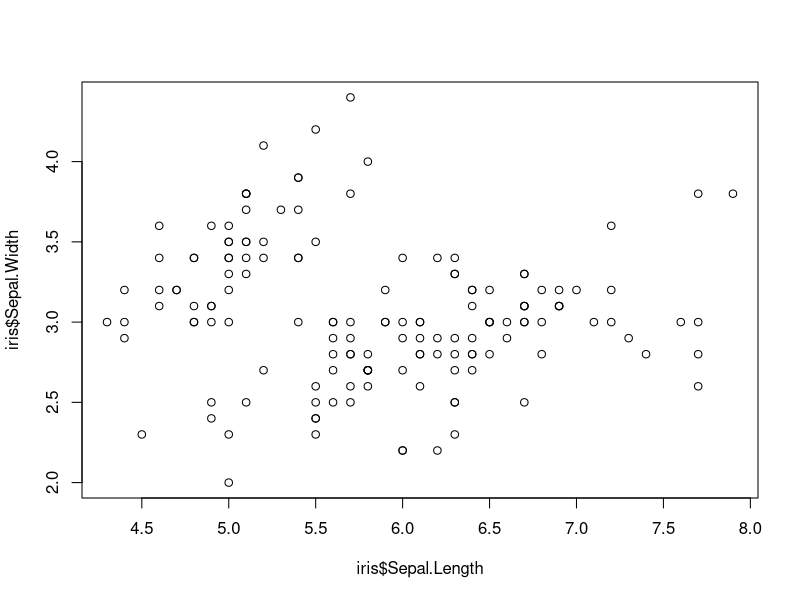
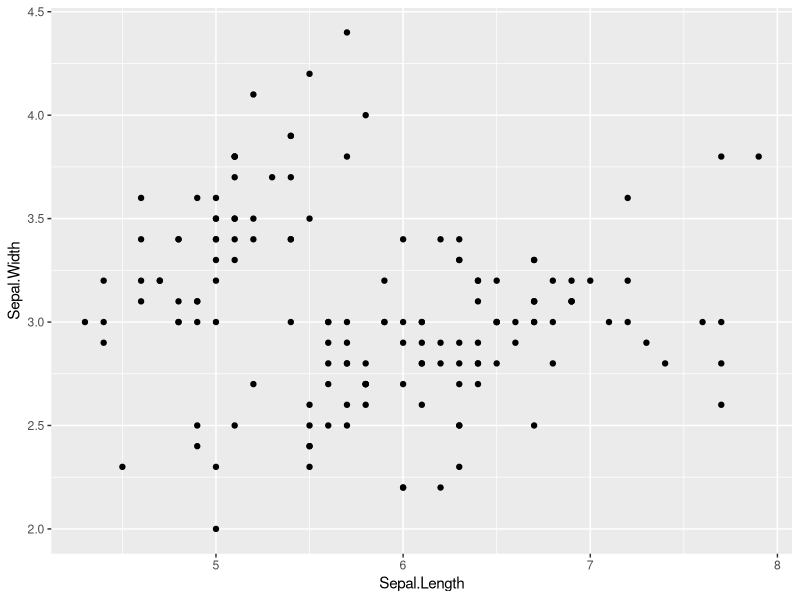
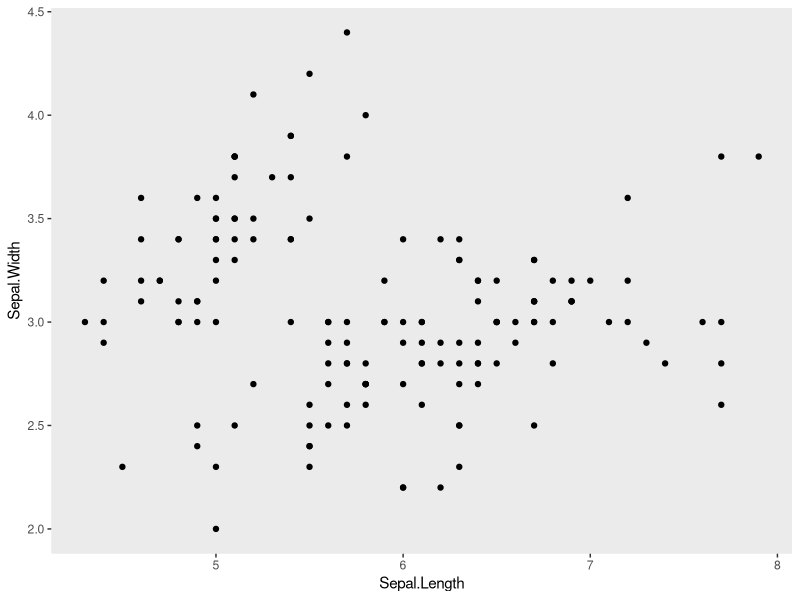
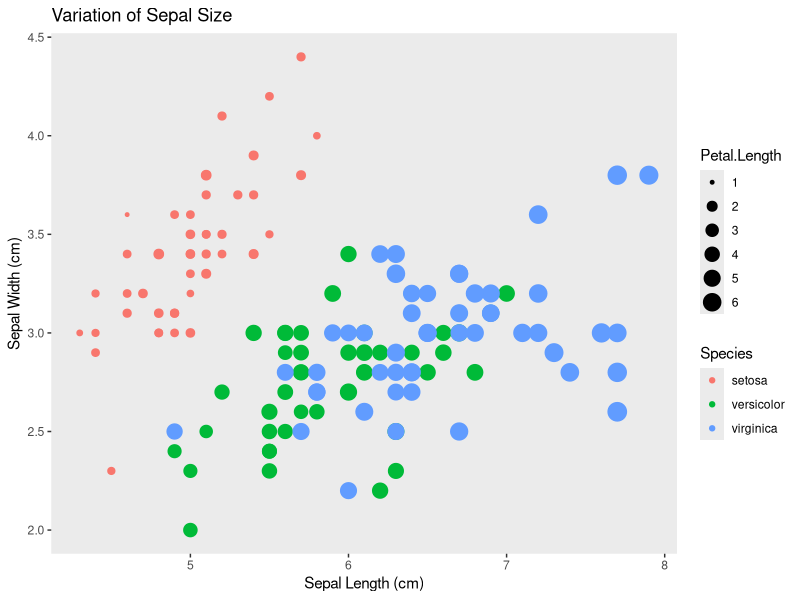

The R script that drew these images, in order:
#use built in iris dataset
head(iris)
#load in some tidyverse packages
library(dplyr)
library(ggplot2)

#####################################
##### Part 1: for loops         #####
#####################################

#Using only data for iris versicolor
#write a for loop
#that produces a regression table
#for each of the following relationships
#1. iris  sepal length x width
#2. iris  petal length x width
#3. iris sepal length x petal length

# hint: consider using a list, and also new vectors for regression variables

# filtering out the iris dataset to include only versicolor
iris.versi <- iris[iris$Species == "versicolor",]

# making dataframes of the columns to be used in regression
vars_dep<- data.frame(iris.versi$Sepal.Length, iris.versi$Petal.Length, iris.versi$Sepal.Length)
colnames(vars_dep) <- c("Sepal.Length", "Petal.Length", "Sepal.Length")
vars_indep <- data.frame(iris.versi$Sepal.Width, iris.versi$Petal.Width, iris.versi$Petal.Length)
colnames(vars_indep) <- c("Sepal.Width", "Petal.Width", "Petal.Length")
# creating a list to store the regression tables
reg_table_list <- list(0)

for (i in 1:3){
  reg_table_list[[i]] <- lm(vars_dep[,i]~vars_indep[,i])
}

#####################################
##### Part 2: data in dplyr     #####
#####################################

#use dplyr to join data of maximum height
#to a new iris data frame
height <- data.frame(Species = c("virginica","setosa","versicolor"),
                     Height.cm = c(60,100,11.8))
iris_new <- full_join(iris, height)

#####################################
##### Part 3: plots in ggplot2  #####
#####################################

#look at base R scatter plot
plot(iris$Sepal.Length,iris$Sepal.Width)

#3a. now make the same plot in ggplot
ggplot(iris, aes(x=Sepal.Length, y=Sepal.Width)) + 
  geom_point()

#3b. make a scatter plot with ggplot and get rid of  busy grid lines
ggplot(iris, aes(x=Sepal.Length, y=Sepal.Width)) + 
  geom_point() +
  theme(panel.grid.major = element_blank(), panel.grid.minor = element_blank())

#3c. make a scatter plot with ggplot, remove grid lines, add a title and axis labels, 
#    show species by color, and make the point size proportional to petal length
ggplot(iris, aes(x=Sepal.Length, y=Sepal.Width, color = Species, size = Petal.Length)) + 
  geom_point() +
  theme(panel.grid.major = element_blank(), panel.grid.minor = element_blank()) +
  labs(x = "Sepal Length (cm)",
       y = "Sepal Width (cm)",
       title = "Variation of Sepal Size")

#####################################
##### Question: how did         #####
##### arguments differ between  #####
##### plot and ggplot?          #####
#####################################		

# For the base r plot, it only plotted with the standard plot(x,y) scheme. In ggplot,
# it is necessary to create a new dataframe to start the ggplot and columns of the dataframe
# are used as arguments of aes() inside the ggplot function to set the data to plot.
# furthermore, the elements in a ggplot plotn are set in layers, where ggplot() makes up the
# base layer and we can keep adding elements with functions like geom_point(), geom_line(), etc.
# The elements of a ggplot plot are combined together using a + sign.